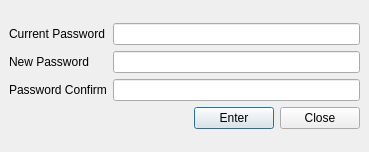
<?xml version="1.0" encoding="UTF-8"?>
<ui version="4.0">
 <class>PasswordReset</class>
 <widget class="QDialog" name="PasswordReset">
  <property name="geometry">
   <rect>
    <x>0</x>
    <y>0</y>
    <width>369</width>
    <height>152</height>
   </rect>
  </property>
  <property name="windowTitle">
   <string>Password Reset</string>
  </property>
  <layout class="QGridLayout" name="gridLayout">
   <property name="leftMargin">
    <number>0</number>
   </property>
   <property name="topMargin">
    <number>0</number>
   </property>
   <property name="rightMargin">
    <number>0</number>
   </property>
   <property name="bottomMargin">
    <number>0</number>
   </property>
   <item row="0" column="0">
    <widget class="QWidget" name="centeralwidget" native="true">
     <layout class="QGridLayout" name="gridLayout_2">
      <property name="bottomMargin">
       <number>9</number>
      </property>
      <item row="1" column="0">
       <layout class="QVBoxLayout" name="verticalLayout_3">
        <item>
         <layout class="QHBoxLayout" name="horizontalLayout">
          <item>
           <layout class="QVBoxLayout" name="verticalLayout">
            <item>
             <widget class="QLabel" name="labelCurPass">
              <property name="text">
               <string>Current Password</string>
              </property>
             </widget>
            </item>
            <item>
             <widget class="QLabel" name="labelNewPass">
              <property name="text">
               <string>New Password</string>
              </property>
             </widget>
            </item>
            <item>
             <widget class="QLabel" name="labelConfirm">
              <property name="text">
               <string>Password Confirm</string>
              </property>
             </widget>
            </item>
           </layout>
          </item>
          <item>
           <layout class="QVBoxLayout" name="verticalLayout_2">
            <item>
             <widget class="QLineEdit" name="edtCurPass">
              <property name="echoMode">
               <enum>QLineEdit::EchoMode::Password</enum>
              </property>
             </widget>
            </item>
            <item>
             <widget class="QLineEdit" name="edtNewPass">
              <property name="echoMode">
               <enum>QLineEdit::EchoMode::Password</enum>
              </property>
             </widget>
            </item>
            <item>
             <widget class="QLineEdit" name="edtConfirm">
              <property name="echoMode">
               <enum>QLineEdit::EchoMode::Password</enum>
              </property>
             </widget>
            </item>
           </layout>
          </item>
         </layout>
        </item>
        <item>
         <layout class="QHBoxLayout" name="horizontalLayout_2">
          <item>
           <spacer name="horizontalSpacer">
            <property name="orientation">
             <enum>Qt::Orientation::Horizontal</enum>
            </property>
            <property name="sizeHint" stdset="0">
             <size>
              <width>40</width>
              <height>20</height>
             </size>
            </property>
           </spacer>
          </item>
          <item>
           <widget class="QPushButton" name="btnEnter">
            <property name="text">
             <string>Enter</string>
            </property>
           </widget>
          </item>
          <item>
           <widget class="QPushButton" name="btnClose">
            <property name="text">
             <string>Close</string>
            </property>
           </widget>
          </item>
         </layout>
        </item>
       </layout>
      </item>
     </layout>
    </widget>
   </item>
  </layout>
 </widget>
 <resources>
  <include location="resources/resources.qrc"/>
 </resources>
 <connections/>
</ui>
